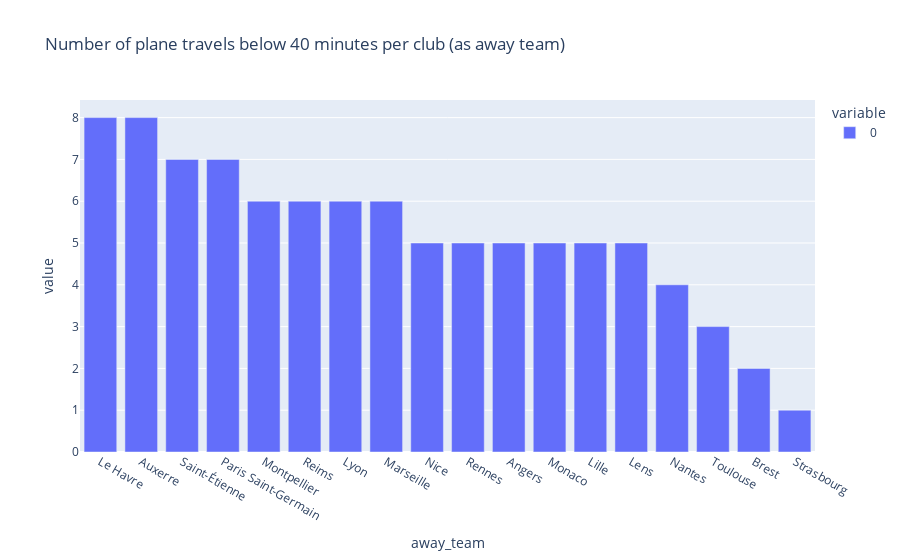

Here is the notebook cell this chart was saved with:
### Code cell
# Count number of plane travels below 40 minutes per club (as away team)
plane_short_trips = df_commutes[
    (df_commutes["commute_type"] == "avion") & (df_commutes["time_minutes"] < 40)
]
short_trip_counts = plane_short_trips.groupby("away_team").size().sort_values(ascending=False)
px.bar(short_trip_counts, title="Number of plane travels below 40 minutes per club (as away team)")

### Figure 1 — Plotly figure (JSON) as saved in the notebook; plotly's stock layout.template omitted (floating-point values rounded to 4 significant figures)
{"data": [{"hovertemplate": "variable=0<br>away_team=%{x}<br>value=%{y}<extra></extra>", "legendgroup": "0", "marker": {"color": "#636efa", "pattern": {"shape": ""}}, "name": "0", "orientation": "v", "showlegend": true, "textposition": "auto", "type": "bar", "x": ["Le Havre", "Auxerre", "Saint-Étienne", "Paris Saint-Germain", "Montpellier", "Reims", "Lyon", "Marseille", "Nice", "Rennes", "Angers", "Monaco", "Lille", "Lens", "Nantes", "Toulouse", "Brest", "Strasbourg"], "xaxis": "x", "y": [8, 8, 7, 7, 6, 6, 6, 6, 5, 5, 5, 5, 5, 5, 4, 3, 2, 1], "yaxis": "y"}], "layout": {"barmode": "relative", "legend": {"title": {"text": "variable"}, "tracegroupgap": 0}, "title": {"text": "Number of plane travels below 40 minutes per club (as away team)"}, "xaxis": {"anchor": "y", "domain": [0, 1], "title": {"text": "away_team"}}, "yaxis": {"anchor": "x", "domain": [0, 1], "title": {"text": "value"}}}}
